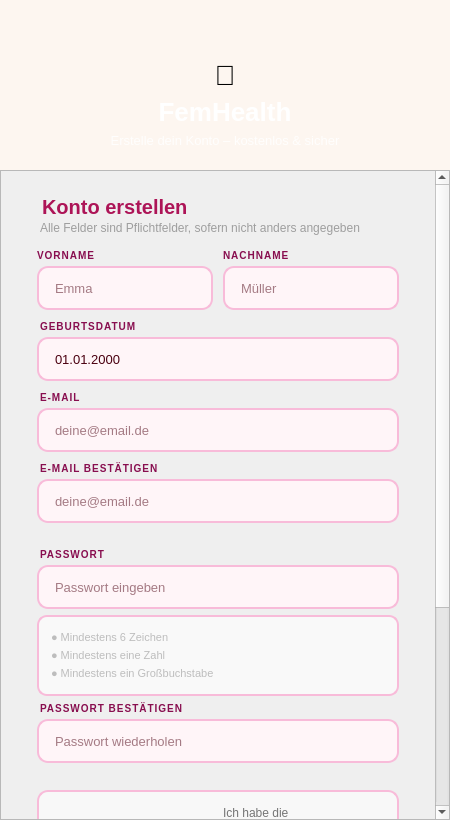
<?xml version="1.0" encoding="UTF-8"?>
<ui version="4.0">
 <class>RegisterWindow</class>
 <widget class="QMainWindow" name="RegisterWindow">
  <property name="geometry">
   <rect>
    <x>0</x>
    <y>0</y>
    <width>450</width>
    <height>820</height>
   </rect>
  </property>
  <property name="minimumSize">
   <size>
    <width>450</width>
    <height>820</height>
   </size>
  </property>
  <property name="windowTitle">
   <string>Registrieren – FemHealth</string>
  </property>
  <property name="styleSheet">
   <string notr="true">
QMainWindow {
    background-color: #FDF6F0;
}
   </string>
  </property>

  <widget class="QWidget" name="centralwidget">

   <!-- Outer scroll area so the form is fully scrollable on small screens -->
   <layout class="QVBoxLayout" name="outerLayout">
    <property name="spacing"><number>0</number></property>
    <property name="leftMargin"><number>0</number></property>
    <property name="topMargin"><number>0</number></property>
    <property name="rightMargin"><number>0</number></property>
    <property name="bottomMargin"><number>0</number></property>

    <!-- ════ HEADER ════ -->
    <item>
     <widget class="QFrame" name="headerFrame">
      <property name="minimumSize">
       <size><width>0</width><height>170</height></size>
      </property>
      <property name="maximumSize">
       <size><width>16777215</width><height>170</height></size>
      </property>
      <property name="styleSheet">
       <string notr="true">
QFrame#headerFrame {
    background-color: qlineargradient(
        spread:pad, x1:0, y1:0, x2:1, y2:1,
        stop:0   #FCE4EC,
        stop:0.5 #F8BBD9,
        stop:1   #F48FB1
    );
    border-bottom-left-radius: 32px;
    border-bottom-right-radius: 32px;
}
       </string>
      </property>
      <layout class="QVBoxLayout" name="headerLayout">
       <property name="spacing"><number>6</number></property>
       <property name="leftMargin"><number>20</number></property>
       <property name="topMargin"><number>28</number></property>
       <property name="rightMargin"><number>20</number></property>
       <property name="bottomMargin"><number>22</number></property>

       <item>
        <spacer name="hdrTop">
         <property name="orientation"><enum>Qt::Vertical</enum></property>
         <property name="sizeHint" stdset="0"><size><width>20</width><height>8</height></size></property>
        </spacer>
       </item>

       <!-- Logo icon (replace with QSvgWidget in code) -->
       <item>
        <widget class="QLabel" name="logoIconLabel">
         <property name="text"><string>🌺</string></property>
         <property name="alignment"><set>Qt::AlignCenter</set></property>
         <property name="styleSheet">
          <string notr="true">QLabel { font-size:28px; background:transparent; }</string>
         </property>
        </widget>
       </item>

       <item>
        <widget class="QLabel" name="logoLabel">
         <property name="text"><string>FemHealth</string></property>
         <property name="alignment"><set>Qt::AlignCenter</set></property>
         <property name="styleSheet">
          <string notr="true">
QLabel {
    color: #FFFFFF;
    font-size: 26px;
    font-weight: bold;
    font-family: "Segoe UI", Arial, sans-serif;
    background: transparent;
}
          </string>
         </property>
        </widget>
       </item>

       <item>
        <widget class="QLabel" name="subtitleLabel">
         <property name="text"><string>Erstelle dein Konto – kostenlos &amp; sicher</string></property>
         <property name="alignment"><set>Qt::AlignCenter</set></property>
         <property name="styleSheet">
          <string notr="true">
QLabel {
    color: rgba(255,255,255,220);
    font-size: 13px;
    font-family: "Segoe UI", Arial, sans-serif;
    background: transparent;
}
          </string>
         </property>
        </widget>
       </item>
      </layout>
     </widget>
    </item>

    <!-- ════ SCROLL AREA (form content) ════ -->
    <item>
     <widget class="QScrollArea" name="scrollArea">
      <property name="widgetResizable"><bool>true</bool></property>
      <property name="styleSheet">
       <string notr="true">
QScrollArea {
    background: transparent;
    border: none;
}
QScrollArea > QWidget > QWidget {
    background: transparent;
}
QScrollBar:vertical {
    width: 4px;
    background: #F8BBD9;
    border-radius: 2px;
}
QScrollBar::handle:vertical {
    background: #F48FB1;
    border-radius: 2px;
}
       </string>
      </property>

      <widget class="QWidget" name="scrollContents">
       <layout class="QVBoxLayout" name="contentLayout">
        <property name="spacing"><number>0</number></property>
        <property name="leftMargin"><number>36</number></property>
        <property name="topMargin"><number>24</number></property>
        <property name="rightMargin"><number>36</number></property>
        <property name="bottomMargin"><number>28</number></property>

        <!-- Page heading -->
        <item>
         <widget class="QLabel" name="pageTitleLabel">
          <property name="text"><string>Konto erstellen</string></property>
          <property name="styleSheet">
           <string notr="true">
QLabel {
    color: #AD1457;
    font-size: 20px;
    font-weight: bold;
    font-family: "Segoe UI", Arial, sans-serif;
    background: transparent;
    margin-bottom: 2px;
}
           </string>
          </property>
         </widget>
        </item>

        <item>
         <widget class="QLabel" name="pageSubLabel">
          <property name="text"><string>Alle Felder sind Pflichtfelder, sofern nicht anders angegeben</string></property>
          <property name="styleSheet">
           <string notr="true">
QLabel {
    color: #9E9E9E;
    font-size: 12px;
    font-family: "Segoe UI", Arial, sans-serif;
    background: transparent;
    margin-bottom: 14px;
}
           </string>
          </property>
         </widget>
        </item>

        <!-- ── Vorname / Nachname ── -->
        <item>
         <layout class="QHBoxLayout" name="nameLayout">
          <property name="spacing"><number>10</number></property>

          <item>
           <layout class="QVBoxLayout" name="fnLayout">
            <property name="spacing"><number>4</number></property>
            <item>
             <widget class="QLabel" name="lblVorname">
              <property name="text"><string>VORNAME</string></property>
              <property name="styleSheet"><string notr="true">QLabel{color:#880E4F;font-size:10px;font-weight:bold;letter-spacing:1px;background:transparent;}</string></property>
             </widget>
            </item>
            <item>
             <widget class="QLineEdit" name="vornameLineEdit">
              <property name="minimumSize"><size><width>0</width><height>44</height></size></property>
              <property name="placeholderText"><string>Emma</string></property>
              <property name="styleSheet">
               <string notr="true">
QLineEdit{background:#FFF5F8;border:2px solid #F8BBD9;border-radius:11px;padding-left:14px;padding-right:14px;color:#4A0010;font-size:13px;font-family:"Segoe UI",Arial,sans-serif;}
QLineEdit:focus{border:2px solid #E91E63;background:#FFFFFF;}
QLineEdit:hover{border:2px solid #F48FB1;}
               </string>
              </property>
             </widget>
            </item>
           </layout>
          </item>

          <item>
           <layout class="QVBoxLayout" name="lnLayout">
            <property name="spacing"><number>4</number></property>
            <item>
             <widget class="QLabel" name="lblNachname">
              <property name="text"><string>NACHNAME</string></property>
              <property name="styleSheet"><string notr="true">QLabel{color:#880E4F;font-size:10px;font-weight:bold;letter-spacing:1px;background:transparent;}</string></property>
             </widget>
            </item>
            <item>
             <widget class="QLineEdit" name="nachnameLineEdit">
              <property name="minimumSize"><size><width>0</width><height>44</height></size></property>
              <property name="placeholderText"><string>Müller</string></property>
              <property name="styleSheet">
               <string notr="true">
QLineEdit{background:#FFF5F8;border:2px solid #F8BBD9;border-radius:11px;padding-left:14px;padding-right:14px;color:#4A0010;font-size:13px;font-family:"Segoe UI",Arial,sans-serif;}
QLineEdit:focus{border:2px solid #E91E63;background:#FFFFFF;}
QLineEdit:hover{border:2px solid #F48FB1;}
               </string>
              </property>
             </widget>
            </item>
           </layout>
          </item>

         </layout>
        </item>

        <item><spacer name="sp1"><property name="orientation"><enum>Qt::Vertical</enum></property><property name="sizeType"><enum>QSizePolicy::Fixed</enum></property><property name="sizeHint" stdset="0"><size><width>0</width><height>10</height></size></property></spacer></item>

        <!-- ── Geburtsdatum ── -->
        <item>
         <widget class="QLabel" name="lblGeburtsdatum">
          <property name="text"><string>GEBURTSDATUM</string></property>
          <property name="styleSheet"><string notr="true">QLabel{color:#880E4F;font-size:10px;font-weight:bold;letter-spacing:1px;background:transparent;margin-bottom:4px;}</string></property>
         </widget>
        </item>
        <item>
         <widget class="QDateEdit" name="geburtsdatumEdit">
          <property name="minimumSize"><size><width>0</width><height>44</height></size></property>
          <property name="calendarPopup"><bool>true</bool></property>
          <property name="displayFormat"><string>dd.MM.yyyy</string></property>
          <property name="styleSheet">
           <string notr="true">
QDateEdit{background:#FFF5F8;border:2px solid #F8BBD9;border-radius:11px;padding-left:14px;padding-right:14px;color:#4A0010;font-size:13px;font-family:"Segoe UI",Arial,sans-serif;}
QDateEdit:focus{border:2px solid #E91E63;background:#FFFFFF;}
QDateEdit::drop-down{border:none;width:28px;}
QDateEdit::down-arrow{image:none;width:0;}
           </string>
          </property>
         </widget>
        </item>

        <item><spacer name="sp2"><property name="orientation"><enum>Qt::Vertical</enum></property><property name="sizeType"><enum>QSizePolicy::Fixed</enum></property><property name="sizeHint" stdset="0"><size><width>0</width><height>10</height></size></property></spacer></item>

        <!-- ── E-Mail ── -->
        <item>
         <widget class="QLabel" name="lblEmail1">
          <property name="text"><string>E-MAIL</string></property>
          <property name="styleSheet"><string notr="true">QLabel{color:#880E4F;font-size:10px;font-weight:bold;letter-spacing:1px;background:transparent;margin-bottom:4px;}</string></property>
         </widget>
        </item>
        <item>
         <widget class="QLineEdit" name="email1LineEdit">
          <property name="minimumSize"><size><width>0</width><height>44</height></size></property>
          <property name="placeholderText"><string>deine@email.de</string></property>
          <property name="styleSheet">
           <string notr="true">
QLineEdit{background:#FFF5F8;border:2px solid #F8BBD9;border-radius:11px;padding-left:14px;padding-right:14px;color:#4A0010;font-size:13px;font-family:"Segoe UI",Arial,sans-serif;}
QLineEdit:focus{border:2px solid #E91E63;background:#FFFFFF;}
QLineEdit:hover{border:2px solid #F48FB1;}
           </string>
          </property>
         </widget>
        </item>

        <item><spacer name="sp3"><property name="orientation"><enum>Qt::Vertical</enum></property><property name="sizeType"><enum>QSizePolicy::Fixed</enum></property><property name="sizeHint" stdset="0"><size><width>0</width><height>10</height></size></property></spacer></item>

        <!-- ── E-Mail bestätigen ── -->
        <item>
         <widget class="QLabel" name="lblEmail2">
          <property name="text"><string>E-MAIL BESTÄTIGEN</string></property>
          <property name="styleSheet"><string notr="true">QLabel{color:#880E4F;font-size:10px;font-weight:bold;letter-spacing:1px;background:transparent;margin-bottom:4px;}</string></property>
         </widget>
        </item>
        <item>
         <widget class="QLineEdit" name="email2LineEdit">
          <property name="minimumSize"><size><width>0</width><height>44</height></size></property>
          <property name="placeholderText"><string>deine@email.de</string></property>
          <property name="styleSheet">
           <string notr="true">
QLineEdit{background:#FFF5F8;border:2px solid #F8BBD9;border-radius:11px;padding-left:14px;padding-right:14px;color:#4A0010;font-size:13px;font-family:"Segoe UI",Arial,sans-serif;}
QLineEdit:focus{border:2px solid #E91E63;background:#FFFFFF;}
QLineEdit:hover{border:2px solid #F48FB1;}
           </string>
          </property>
         </widget>
        </item>
        <!-- Validation hint label – show/hide in code -->
        <item>
         <widget class="QLabel" name="lblEmailHint">
          <property name="text"><string></string></property>
          <property name="styleSheet"><string notr="true">QLabel{color:#E91E63;font-size:11px;background:transparent;margin-top:2px;}</string></property>
          <property name="toolTip"><string>Wird per Code befüllt: "E-Mail-Adressen stimmen nicht überein"</string></property>
         </widget>
        </item>

        <item><spacer name="sp4"><property name="orientation"><enum>Qt::Vertical</enum></property><property name="sizeType"><enum>QSizePolicy::Fixed</enum></property><property name="sizeHint" stdset="0"><size><width>0</width><height>10</height></size></property></spacer></item>

        <!-- ── Passwort ── -->
        <item>
         <widget class="QLabel" name="lblPw1">
          <property name="text"><string>PASSWORT</string></property>
          <property name="styleSheet"><string notr="true">QLabel{color:#880E4F;font-size:10px;font-weight:bold;letter-spacing:1px;background:transparent;margin-bottom:4px;}</string></property>
         </widget>
        </item>
        <item>
         <widget class="QLineEdit" name="pw1LineEdit">
          <property name="minimumSize"><size><width>0</width><height>44</height></size></property>
          <property name="echoMode"><enum>QLineEdit::Password</enum></property>
          <property name="placeholderText"><string>Passwort eingeben</string></property>
          <property name="styleSheet">
           <string notr="true">
QLineEdit{background:#FFF5F8;border:2px solid #F8BBD9;border-radius:11px;padding-left:14px;padding-right:14px;color:#4A0010;font-size:13px;font-family:"Segoe UI",Arial,sans-serif;}
QLineEdit:focus{border:2px solid #E91E63;background:#FFFFFF;}
QLineEdit:hover{border:2px solid #F48FB1;}
           </string>
          </property>
         </widget>
        </item>

        <!-- Password rules box -->
        <item>
         <widget class="QFrame" name="pwRulesFrame">
          <property name="styleSheet">
           <string notr="true">
QFrame#pwRulesFrame {
    background-color: rgba(255,255,255,0.60);
    border-radius: 10px;
    border: 1.5px solid #F8BBD9;
    margin-top: 6px;
    margin-bottom: 6px;
    padding: 6px 0;
}
           </string>
          </property>
          <layout class="QVBoxLayout" name="rulesLayout">
           <property name="spacing"><number>5</number></property>
           <property name="leftMargin"><number>12</number></property>
           <property name="topMargin"><number>8</number></property>
           <property name="rightMargin"><number>12</number></property>
           <property name="bottomMargin"><number>8</number></property>

           <item>
            <widget class="QLabel" name="lblRule1">
             <property name="text"><string>● Mindestens 6 Zeichen</string></property>
             <property name="styleSheet"><string notr="true">QLabel{color:#BDBDBD;font-size:11px;background:transparent;}</string></property>
             <property name="toolTip"><string>Farbe per Code ändern: #BDBDBD (nicht erfüllt) → #4CAF50 (erfüllt)</string></property>
            </widget>
           </item>
           <item>
            <widget class="QLabel" name="lblRule2">
             <property name="text"><string>● Mindestens eine Zahl</string></property>
             <property name="styleSheet"><string notr="true">QLabel{color:#BDBDBD;font-size:11px;background:transparent;}</string></property>
            </widget>
           </item>
           <item>
            <widget class="QLabel" name="lblRule3">
             <property name="text"><string>● Mindestens ein Großbuchstabe</string></property>
             <property name="styleSheet"><string notr="true">QLabel{color:#BDBDBD;font-size:11px;background:transparent;}</string></property>
            </widget>
           </item>

          </layout>
         </widget>
        </item>

        <!-- ── Passwort bestätigen ── -->
        <item>
         <widget class="QLabel" name="lblPw2">
          <property name="text"><string>PASSWORT BESTÄTIGEN</string></property>
          <property name="styleSheet"><string notr="true">QLabel{color:#880E4F;font-size:10px;font-weight:bold;letter-spacing:1px;background:transparent;margin-bottom:4px;}</string></property>
         </widget>
        </item>
        <item>
         <widget class="QLineEdit" name="pw2LineEdit">
          <property name="minimumSize"><size><width>0</width><height>44</height></size></property>
          <property name="echoMode"><enum>QLineEdit::Password</enum></property>
          <property name="placeholderText"><string>Passwort wiederholen</string></property>
          <property name="styleSheet">
           <string notr="true">
QLineEdit{background:#FFF5F8;border:2px solid #F8BBD9;border-radius:11px;padding-left:14px;padding-right:14px;color:#4A0010;font-size:13px;font-family:"Segoe UI",Arial,sans-serif;}
QLineEdit:focus{border:2px solid #E91E63;background:#FFFFFF;}
QLineEdit:hover{border:2px solid #F48FB1;}
           </string>
          </property>
         </widget>
        </item>
        <item>
         <widget class="QLabel" name="lblPwHint">
          <property name="text"><string></string></property>
          <property name="styleSheet"><string notr="true">QLabel{color:#E91E63;font-size:11px;background:transparent;margin-top:2px;}</string></property>
          <property name="toolTip"><string>Wird per Code befüllt: "Passwörter stimmen nicht überein"</string></property>
         </widget>
        </item>

        <item><spacer name="sp5"><property name="orientation"><enum>Qt::Vertical</enum></property><property name="sizeType"><enum>QSizePolicy::Fixed</enum></property><property name="sizeHint" stdset="0"><size><width>0</width><height>12</height></size></property></spacer></item>

        <!-- ── Datenschutz Checkbox (Pflicht) ── -->
        <item>
         <widget class="QFrame" name="frameDatenschutz">
          <property name="styleSheet">
           <string notr="true">
QFrame#frameDatenschutz {
    background-color: rgba(255,255,255,0.55);
    border-radius: 11px;
    border: 1.5px solid #F8BBD9;
    padding: 4px;
}
           </string>
          </property>
          <layout class="QHBoxLayout" name="datenschutzLayout">
           <property name="spacing"><number>10</number></property>
           <property name="leftMargin"><number>10</number></property>
           <property name="topMargin"><number>10</number></property>
           <property name="rightMargin"><number>10</number></property>
           <property name="bottomMargin"><number>10</number></property>

           <item>
            <widget class="QCheckBox" name="cbDatenschutz">
             <property name="text"><string></string></property>
             <property name="styleSheet">
              <string notr="true">
QCheckBox::indicator{width:18px;height:18px;border-radius:5px;border:2px solid #F48FB1;background:#FFFFFF;}
QCheckBox::indicator:checked{background:#E91E63;border:2px solid #E91E63;}
QCheckBox::indicator:hover{border:2px solid #E91E63;}
              </string>
             </property>
            </widget>
           </item>
           <item>
            <widget class="QLabel" name="lblDatenschutz">
             <property name="text"><string>Ich habe die &lt;b&gt;Datenschutzerklärung&lt;/b&gt; gelesen und stimme der Verarbeitung meiner Daten zu. &lt;b&gt;*&lt;/b&gt;</string></property>
             <property name="wordWrap"><bool>true</bool></property>
             <property name="styleSheet"><string notr="true">QLabel{color:#757575;font-size:12px;font-family:"Segoe UI",Arial,sans-serif;background:transparent;}</string></property>
            </widget>
           </item>

          </layout>
         </widget>
        </item>

        <item><spacer name="sp6"><property name="orientation"><enum>Qt::Vertical</enum></property><property name="sizeType"><enum>QSizePolicy::Fixed</enum></property><property name="sizeHint" stdset="0"><size><width>0</width><height>8</height></size></property></spacer></item>

        <!-- ── Newsletter Checkbox (optional) ── -->
        <item>
         <widget class="QFrame" name="frameNewsletter">
          <property name="styleSheet">
           <string notr="true">
QFrame#frameNewsletter {
    background-color: rgba(255,255,255,0.55);
    border-radius: 11px;
    border: 1.5px solid #F8BBD9;
    padding: 4px;
}
           </string>
          </property>
          <layout class="QHBoxLayout" name="newsletterLayout">
           <property name="spacing"><number>10</number></property>
           <property name="leftMargin"><number>10</number></property>
           <property name="topMargin"><number>10</number></property>
           <property name="rightMargin"><number>10</number></property>
           <property name="bottomMargin"><number>10</number></property>

           <item>
            <widget class="QCheckBox" name="cbNewsletter">
             <property name="text"><string></string></property>
             <property name="styleSheet">
              <string notr="true">
QCheckBox::indicator{width:18px;height:18px;border-radius:5px;border:2px solid #F48FB1;background:#FFFFFF;}
QCheckBox::indicator:checked{background:#E91E63;border:2px solid #E91E63;}
QCheckBox::indicator:hover{border:2px solid #E91E63;}
              </string>
             </property>
            </widget>
           </item>
           <item>
            <widget class="QLabel" name="lblNewsletter">
             <property name="text"><string>Ich möchte den &lt;b&gt;FemHealth-Newsletter&lt;/b&gt; per E-Mail erhalten – mit Tipps, Artikeln &amp; Updates. &lt;i&gt;(optional)&lt;/i&gt;</string></property>
             <property name="wordWrap"><bool>true</bool></property>
             <property name="styleSheet"><string notr="true">QLabel{color:#757575;font-size:12px;font-family:"Segoe UI",Arial,sans-serif;background:transparent;}</string></property>
            </widget>
           </item>

          </layout>
         </widget>
        </item>

        <item><spacer name="sp7"><property name="orientation"><enum>Qt::Vertical</enum></property><property name="sizeType"><enum>QSizePolicy::Fixed</enum></property><property name="sizeHint" stdset="0"><size><width>0</width><height>14</height></size></property></spacer></item>

        <!-- ── Register Button ── -->
        <item>
         <widget class="QPushButton" name="registerButton">
          <property name="minimumSize"><size><width>0</width><height>52</height></size></property>
          <property name="text"><string>KONTO ERSTELLEN</string></property>
          <property name="cursor"><cursorShape>PointingHandCursor</cursorShape></property>
          <property name="styleSheet">
           <string notr="true">
QPushButton {
    background-color: qlineargradient(
        spread:pad, x1:0, y1:0, x2:1, y2:0,
        stop:0 #F48FB1,
        stop:1 #E91E63
    );
    color: #FFFFFF;
    border: none;
    border-radius: 14px;
    font-size: 14px;
    font-weight: bold;
    font-family: "Segoe UI", Arial, sans-serif;
    letter-spacing: 1px;
    margin-bottom: 12px;
}
QPushButton:hover {
    background-color: qlineargradient(
        spread:pad, x1:0, y1:0, x2:1, y2:0,
        stop:0 #F06292,
        stop:1 #C2185B
    );
}
QPushButton:pressed { background-color: #AD1457; }
           </string>
          </property>
         </widget>
        </item>

        <!-- ── Already have account ── -->
        <item>
         <layout class="QHBoxLayout" name="loginRow">
          <property name="spacing"><number>6</number></property>
          <item>
           <spacer name="lrLeft"><property name="orientation"><enum>Qt::Horizontal</enum></property><property name="sizeHint" stdset="0"><size><width>40</width><height>20</height></size></property></spacer>
          </item>
          <item>
           <widget class="QLabel" name="alreadyLabel">
            <property name="text"><string>Bereits registriert?</string></property>
            <property name="styleSheet"><string notr="true">QLabel{color:#9E9E9E;font-size:12px;font-family:"Segoe UI",Arial,sans-serif;background:transparent;}</string></property>
           </widget>
          </item>
          <item>
           <widget class="QPushButton" name="toLoginButton">
            <property name="text"><string>Jetzt anmelden</string></property>
            <property name="flat"><bool>true</bool></property>
            <property name="cursor"><cursorShape>PointingHandCursor</cursorShape></property>
            <property name="styleSheet">
             <string notr="true">
QPushButton{background:transparent;color:#E91E63;border:none;font-size:12px;font-weight:bold;font-family:"Segoe UI",Arial,sans-serif;}
QPushButton:hover{color:#AD1457;}
             </string>
            </property>
           </widget>
          </item>
          <item>
           <spacer name="lrRight"><property name="orientation"><enum>Qt::Horizontal</enum></property><property name="sizeHint" stdset="0"><size><width>40</width><height>20</height></size></property></spacer>
          </item>
         </layout>
        </item>

        <item>
         <spacer name="bottomSpacer">
          <property name="orientation"><enum>Qt::Vertical</enum></property>
          <property name="sizeHint" stdset="0"><size><width>20</width><height>20</height></size></property>
         </spacer>
        </item>

       </layout>
      </widget>
     </widget>
    </item>

   </layout>
  </widget>
 </widget>

 <resources/>

 <connections/>

 <slots>
  <slot>onRegisterClicked()</slot>
  <slot>onToLoginClicked()</slot>
  <slot>validateEmail()</slot>
  <slot>validatePassword()</slot>
 </slots>

</ui>
